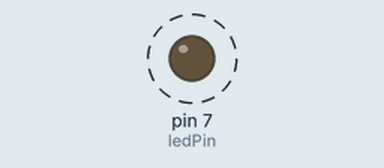
Recording of a sketch running on a simulated Arduino Uno, built with avr-gcc and run on an emulated ATmega328P. On the bench: output pins drawn as LEDs (lit = HIGH). Dashed ring = blinking.

Above: at 0.1 s.
Timing chart, 0 to 3.0 s (numbered marks = the images above):
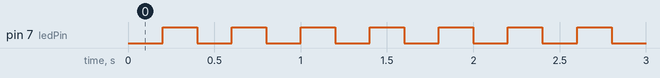

The sketch:

BlinkWithoutDelay_Testing.ino
```cpp
const int ledPin = 7;// the number of the LED pin

int ledState = LOW;             // ledState used to set the LED

unsigned long previousMillis = 0;     // will store last time LED was updated
const long interval = 200;           // interval at which to blink (milliseconds)

void setup()
{
  pinMode(ledPin, OUTPUT);
}

void loop()
{

  unsigned long currentMillis = millis();

  if (currentMillis - previousMillis >= interval)
  {

    previousMillis = currentMillis;    // save the last time you blinked the LED
    toggle();
    digitalWrite(ledPin, ledState);

  }


}

void toggle()
{

    if (ledState == LOW)
    {
      ledState = HIGH;
    }
    else
    {
      ledState = LOW;
    }
}
```

Measured:
- by itself, pin 7 (ledPin): alternates HIGH for 0.20 s and LOW for 0.20 s
